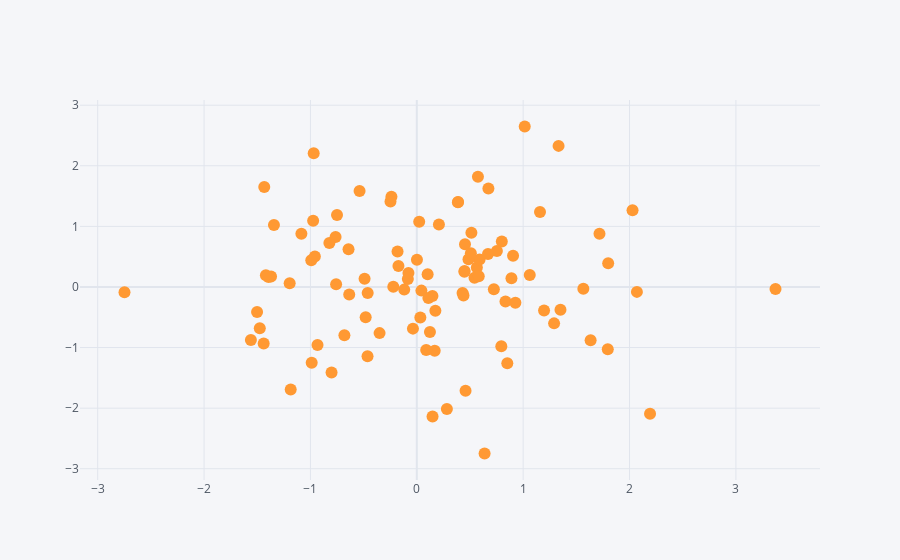

The notebook cell this image was saved under:
### Code cell
df.iplot(x='A',y='B',mode='markers')
